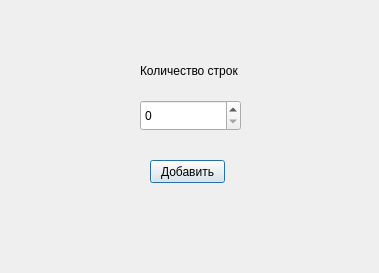
<?xml version="1.0" encoding="UTF-8"?>
<ui version="4.0">
 <class>Dialog</class>
 <widget class="QDialog" name="Dialog">
  <property name="geometry">
   <rect>
    <x>0</x>
    <y>0</y>
    <width>379</width>
    <height>273</height>
   </rect>
  </property>
  <property name="windowTitle">
   <string>Dialog</string>
  </property>
  <widget class="QSpinBox" name="spinBox">
   <property name="geometry">
    <rect>
     <x>140</x>
     <y>100</y>
     <width>101</width>
     <height>31</height>
    </rect>
   </property>
  </widget>
  <widget class="QLabel" name="label">
   <property name="geometry">
    <rect>
     <x>140</x>
     <y>60</y>
     <width>101</width>
     <height>21</height>
    </rect>
   </property>
   <property name="text">
    <string>Количество строк</string>
   </property>
  </widget>
  <widget class="QPushButton" name="createButton">
   <property name="geometry">
    <rect>
     <x>150</x>
     <y>160</y>
     <width>75</width>
     <height>23</height>
    </rect>
   </property>
   <property name="text">
    <string>Добавить</string>
   </property>
  </widget>
 </widget>
 <resources/>
 <connections/>
</ui>
